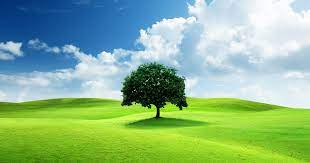
#> input picture test.jpg, 310 x 163 px
$ jupyter execute opencv_files.ipynb
#> lines starting #> are read from the running program, lines starting #| are printed output that depends on the picture; after the words box and inside, x2 and y2 are one past the last pixel; in counts of white or black regions, pixels touching at a corner belong together
[cell 1]
import cv2
from matplotlib import pyplot as plt

[cell 2]
image_file = "test.jpg"

[cell 3]
img = cv2.imread(image_file)
#> img is the input picture: shape (163, 310, 3); mean B, G, R 140.3, 183.3, 140.1

[cell 4]
img

[cell 5]
type(img)

[cell 6]
def display(im_path):
#> called with im_path = 'test.jpg'
    dpi=80
    im_data = plt.imread(im_path)

    height, width = im_data.shape[:2]
#> height = 163; width = 310
    figsize = width/float(dpi),height/float(dpi)
#> figsize = (3.88, 2.04)
    fig=plt.figure(figsize=figsize)
    ax=fig.add_axes([0,0,1,1])
    ax.axis('off')
    ax.imshow(im_data,cmap="gray")
    plt.show()
display(image_file)

[cell 7]
inverted_image=cv2.bitwise_not(img)
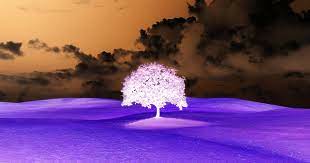
#> inverted_image: shape (163, 310, 3); mean B, G, R 114.7, 71.7, 114.9

[cell 8]
cv2.imwrite("inverted_image.jpg",inverted_image)
#> Out = True

[cell 9]
display("inverted_image.jpg")

[cell 10]
def grayscale(image):
    return cv2.cvtColor(image,cv2.COLOR_BGR2GRAY)
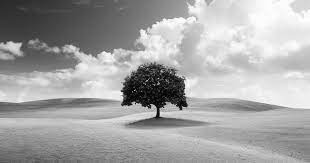
#> returned value: shape (163, 310); min 1, max 255, mean 165.5

[cell 11]
gray_image = grayscale(img)

[cell 12]
cv2.imwrite("gray_image.jpg",gray_image)
#> Out = True

[cell 13]
display("gray_image.jpg")

[cell 14]
#binarization
thresh, im_bw = cv2.threshold(gray_image,210,320,cv2.THRESH_BINARY)
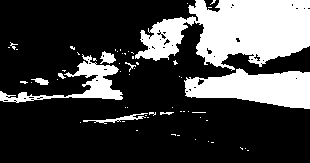
#> im_bw: shape (163, 310); 26.3% white; 61 white regions (51 under 20 px), largest, box (x1, y1, x2, y2) and area: (135, 0, 310, 71) 7735, (184, 68, 310, 109) 3390, (0, 54, 123, 103) 1509

[cell 15]
cv2.imwrite("binarized_img.jpg",im_bw)
#> Out = True

[cell 16]
display("binarized_img.jpg")

[cell 17]
#erosion and dilation
import cv2
from matplotlib import pyplot as plt

[cell 18]
image_files= "text.png"
img1=cv2.imread(image_files)
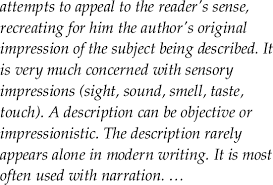
#> input picture text.png, 273 x 185 px
#> img1 is the input picture: shape (185, 273, 3); min 0, max 255, mean 230.6

[cell 19]
def display(im_path):
#> called with im_path = 'text.png'
    dpi=80
    im_data = plt.imread(im_path)
#> im_data: shape (185, 273, 4) float32

    height, width = im_data.shape[:2]
#> height = 185; width = 273
    figsize = width/float(dpi),height/float(dpi)
#> figsize = (3.41, 2.31)
    fig=plt.figure(figsize=figsize)
    ax=fig.add_axes([0,0,1,1])
    ax.axis('off')
    ax.imshow(im_data,cmap="gray")
    plt.show()

[cell 20]
display(image_files)

[cell 21]
#thin the font - erode
def thin_font(image):
    import numpy as np
    image = cv2.bitwise_not(image)
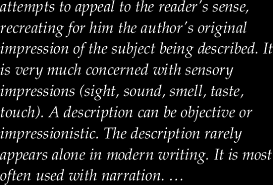
#> image: shape (185, 273, 3); min 0, max 255, mean 24.4
    kernel = np.ones((2,2),np.uint8)
    image=cv2.erode(image,kernel,iterations=1)
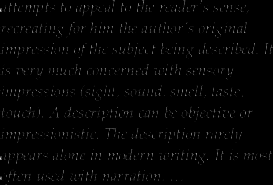
#> image: shape (185, 273, 3); min 0, max 219, mean 3.8
    image=cv2.bitwise_not(image)
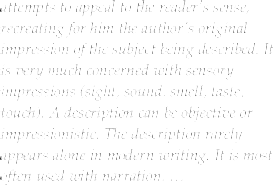
#> image: shape (185, 273, 3); min 36, max 255, mean 251.2
    return (image)

[cell 22]
eroded_image = thin_font(img1)

[cell 23]
cv2.imwrite("eroded_image.jpg",eroded_image)
#> Out = True

[cell 24]
display("eroded_image.jpg")

[cell 25]
#thick the font - dilate
def thick_font(image):
    import numpy as np
    image = cv2.bitwise_not(image)
    kernel = np.ones((2,2),np.uint8)
    image=cv2.dilate(image,kernel,iterations=1)
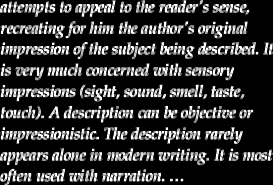
#> image: shape (185, 273, 3); min 0, max 255, mean 52.1
    image=cv2.bitwise_not(image)
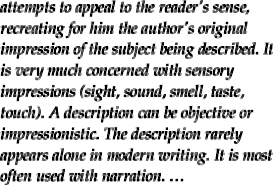
#> image: shape (185, 273, 3); min 0, max 255, mean 202.9
    return (image)

[cell 26]
dilatted_image = thick_font(img1)

[cell 27]
cv2.imwrite("dilatted_image.jpg",dilatted_image)
#> Out = True

[cell 28]
display("dilatted_image.jpg")
